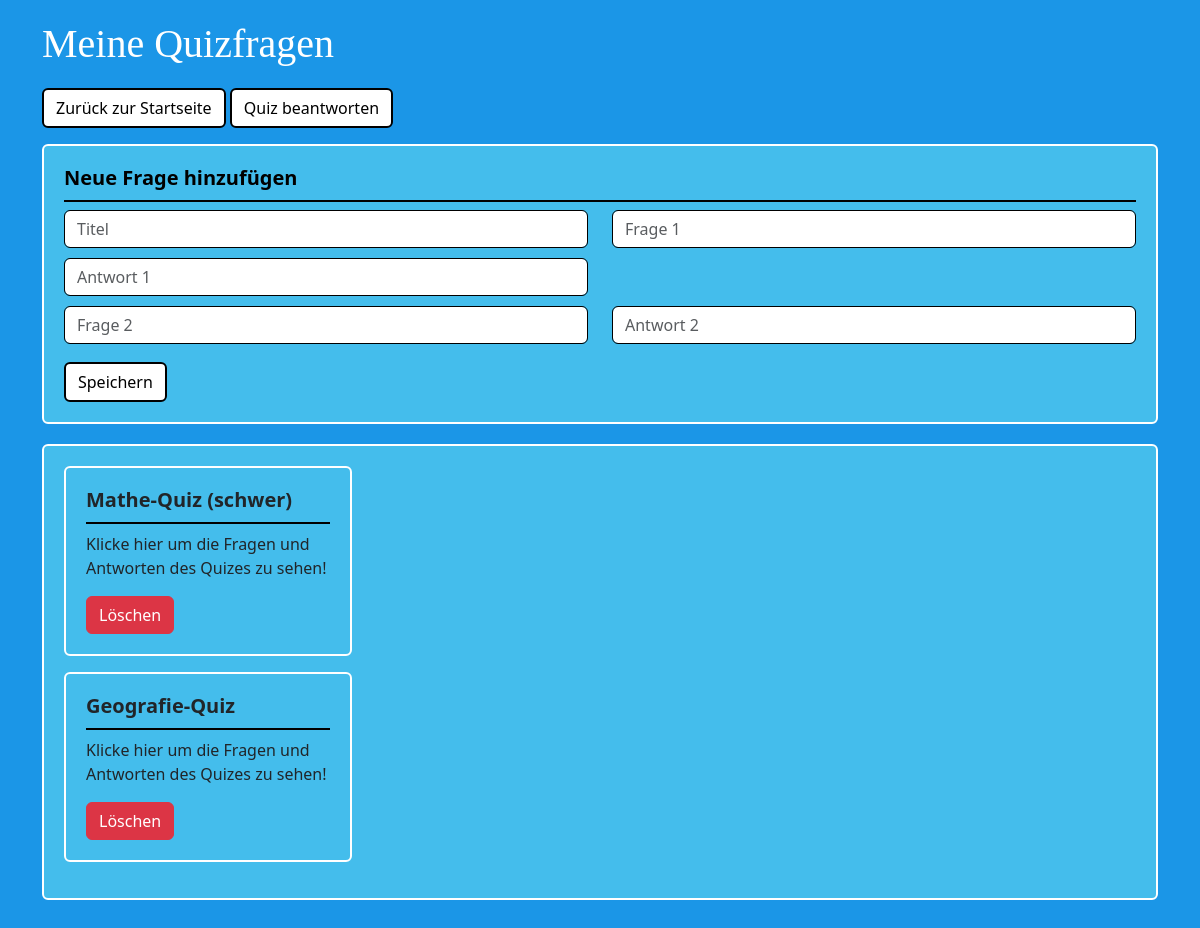
Page /lehrer on the earlier database version.
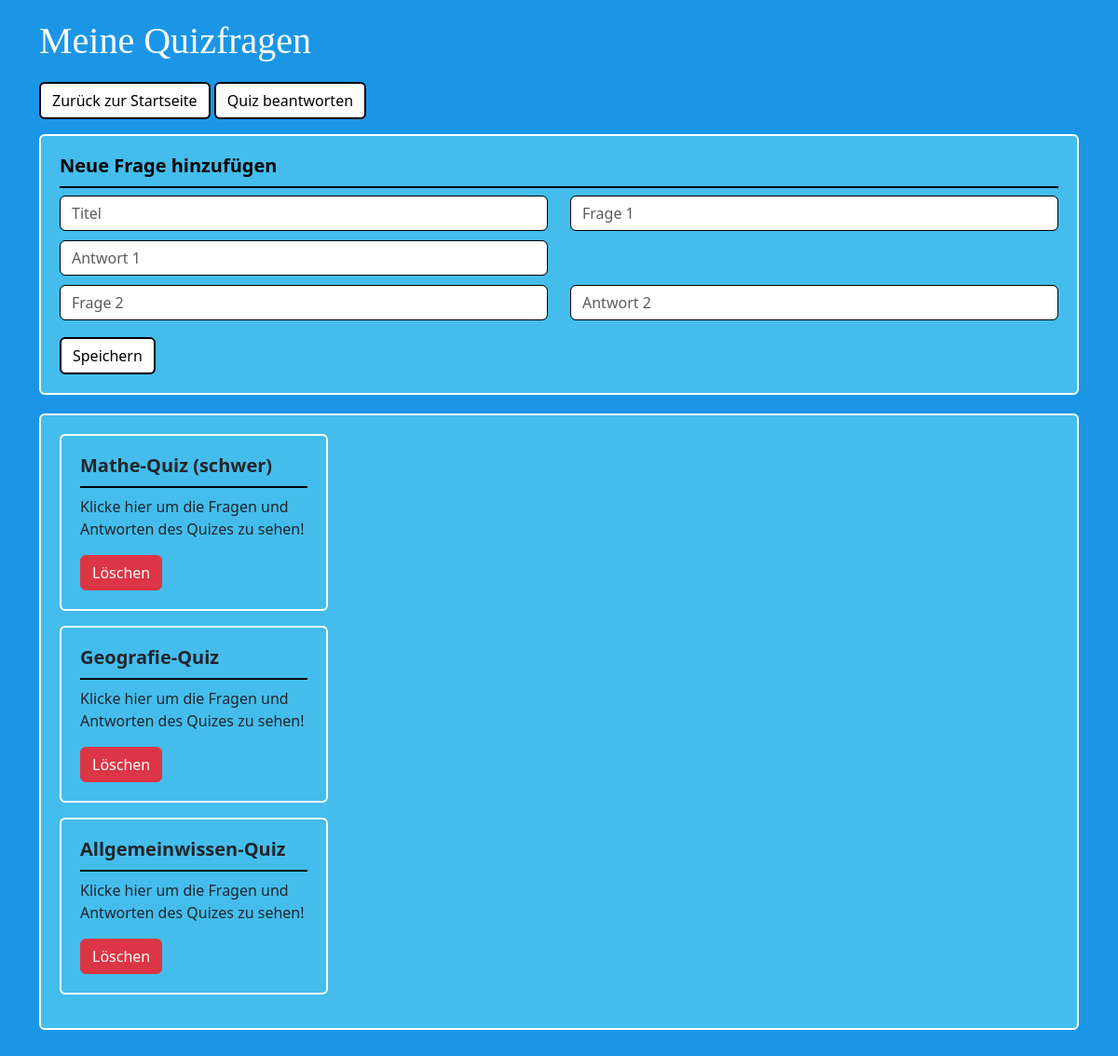
Same page on the later database version.
### tables this page shows
CREATE TABLE text_quiz (
    Id INTEGER PRIMARY KEY AUTOINCREMENT,
    quiz_titel TEXT,
    frage1 TEXT,
    antwort1 TEXT,
    frage2 TEXT,
    antwort2 TEXT
);

### app.py (the view)
@app.route('/lehrer')
def index():
    conn = get_db_connection()
    text_quiz = conn.execute('SELECT * FROM text_quiz').fetchall()
    conn.close()
    return render_template('index.html', text_quiz=text_quiz)

### app.py (called while the page is built)
def get_db_connection():
    conn = sqlite3.connect('database.db')
    conn.row_factory = sqlite3.Row
    return conn

### templates/index.html (shortened to what this page needs)
<!DOCTYPE html>
<html lang="de">
<head>
    <link href="https://cdn.jsdelivr.net/npm/bootstrap@5.3.8/dist/css/bootstrap.min.css" rel="stylesheet">
    <link rel="stylesheet" href="{{ url_for('static', filename='style2/style.css') }}">
</head>
<body>
    <div class="container">
        <h1 style="font-family: fantasy;">Meine Quizfragen</h1>
        <a href="{{ url_for('start') }}" class="btn btn-secondary mb-3">Zurück zur Startseite</a>
        <a href="{{ url_for('quiz') }}" class="btn btn-warning mb-3">Quiz beantworten</a>
        <div class="card">
            <div class="card-body">
                <h5>Neue Frage hinzufügen</h5>
                <form action="{{ url_for('add_post') }}" method="POST">
                    <div class="row">
                        <div class="col-md-6">
                            <input type="text" name="quiz_titel" class="form-control" placeholder="Titel" required>
                        </div>
                        <div class="col-md-6">
                            <input type="text" name="frage1" class="form-control" placeholder="Frage 1" required>
                        </div>
                        <div class="col-md-6">
                            <input type="text" name="antwort1" class="form-control" placeholder="Antwort 1" required>
                        </div>
                    </div>
                    <div class="row">
                        <div class="col-md-6">
                            <input type="text" name="frage2" class="form-control" placeholder="Frage 2" required>
                        </div>
                        <div class="col-md-6">
                            <input type="text" name="antwort2" class="form-control" placeholder="Antwort 2" required>
                        </div>
                    </div>
                    <button type="submit" class="btn btn-warning mt-2">Speichern</button>
                </form>
            </div>
        </div>
        <div class="card">
            <div class="card-body">
                {% if text_quiz|length == 0 %}
                    <p>Noch keine Fragen vorhanden.</p>
                {% else %}
                    {% for quiz in text_quiz %}
                    <div class="card mb-3" style="width: 18rem;">
                        <div class="card-body">
                            <h5 class="card-title">{{ quiz['quiz_titel'] }}</h5>
                            <p class="card-text">Klicke hier um die Fragen und Antworten des Quizes zu sehen!</p>
                            <form action="{{ url_for('delete_post', id=quiz['Id']) }}" method="POST" style="display:inline;">
                                <button type="submit" class="btn btn-danger" >Löschen</button>
                            </form>
                        </div>
                    </div>
                    {% endfor %}
                {% endif %}
            </div>
        </div>
    </div>
</body>
</html>

Differences in the rows shown:
added text_quiz: quiz_titel "Allgemeinwissen-Quiz"
